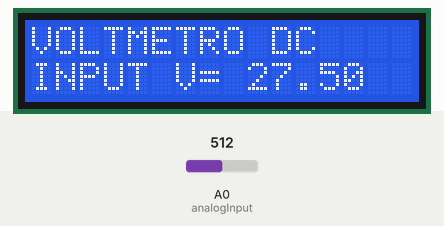
The sketch below on a simulated Arduino Uno, built with avr-gcc and run on an emulated ATmega328P. On the bench: 16×2 character LCD. The inputs (shaded band) are chosen by the test bench; at power-on: A0 (analogInput) = 512.

Above: at 1.2 s.
1.3 s: A0 (analogInput) set to 716
At 1.9 s:
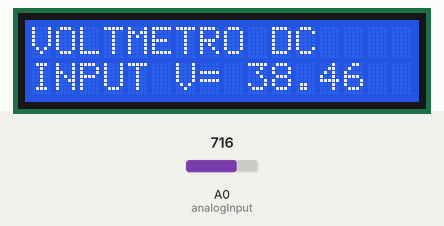
3.1 s: A0 (analogInput) set to 900
At 4.3 s:
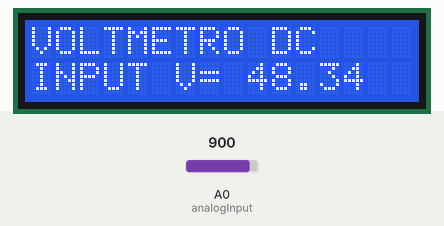
4.6 s: A0 (analogInput) set to 1023
At 6.1 s:
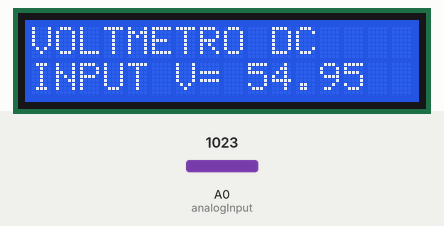
Timing chart, 0 to 7.6 s (numbered marks = the images above; inputs shaded):
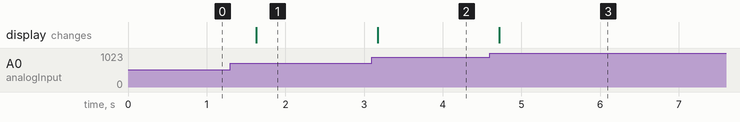

Measured:
- after the input at 1.3 s, the display: changes after 0.33 s (image 1)
- after the input at 3.1 s, the display: changes after 0.07 s (image 2)
- after the input at 4.6 s, the display: changes after 0.12 s (image 3)

The sketch:

arduino_voltometro_dc_0-30v.ino
```cpp
/*
VOLTOMETRO DC CON ARDUINO DA 0 a 30 v
AUTORE FANCELLO SALVATORE
Per maggiori info: http://www.progettiarduino.com
*/

#include <Wire.h>
#include <LiquidCrystal_I2C.h>

LiquidCrystal_I2C lcd(0x27, 2, 1, 0, 4, 5, 6, 7, 3, POSITIVE);
int analogInput = 0;
float vout = 0.0;
float vin = 0.0;
float R1 = 100000.0; // inserire valore esatto resistenza R1 (100K)
float R2 = 10000.0; // inserire valore esatto resistenza R2 (10K)
int value = 0;

void setup(){
   pinMode(analogInput, INPUT);
   lcd.begin(16, 2);
   lcd.print("VOLTMETRO DC");
   Serial.begin(9600);
}
void loop(){
   value = analogRead(analogInput);

   vout = (value * 5.0) / 1024.0;
   // inserire al posto di 5.0V l`uscita in volt tra i Pin 5V e GND del vostro Arduino

   vin = vout / (R2/(R1+R2));
   if (vin<0.09) {
   vin=0.0;
}
lcd.setCursor(0, 1);
lcd.print("INPUT V= ");
lcd.print(vin);
delay(500);
}
```
